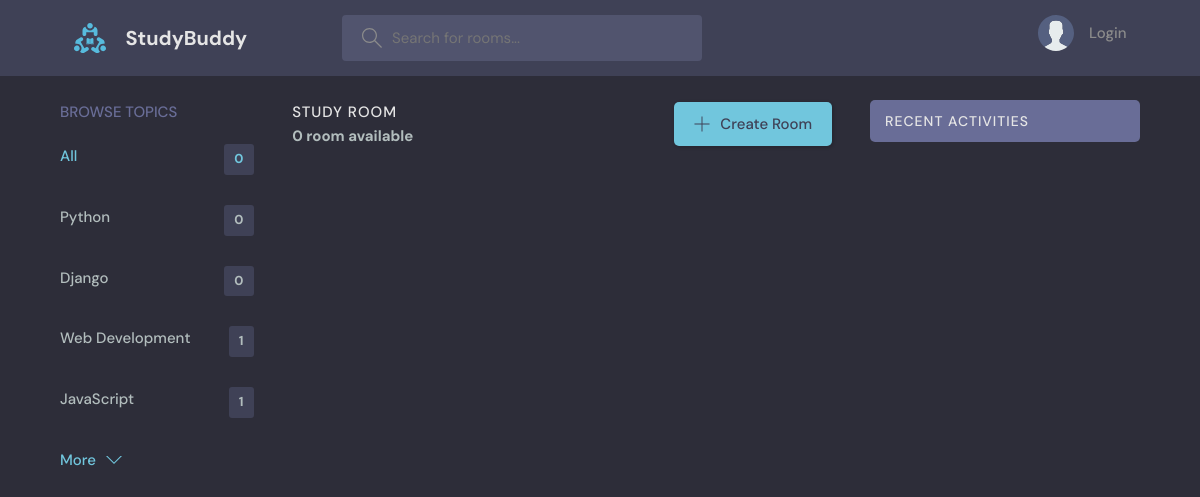
The page /?q=Django on the database as committed earlier.
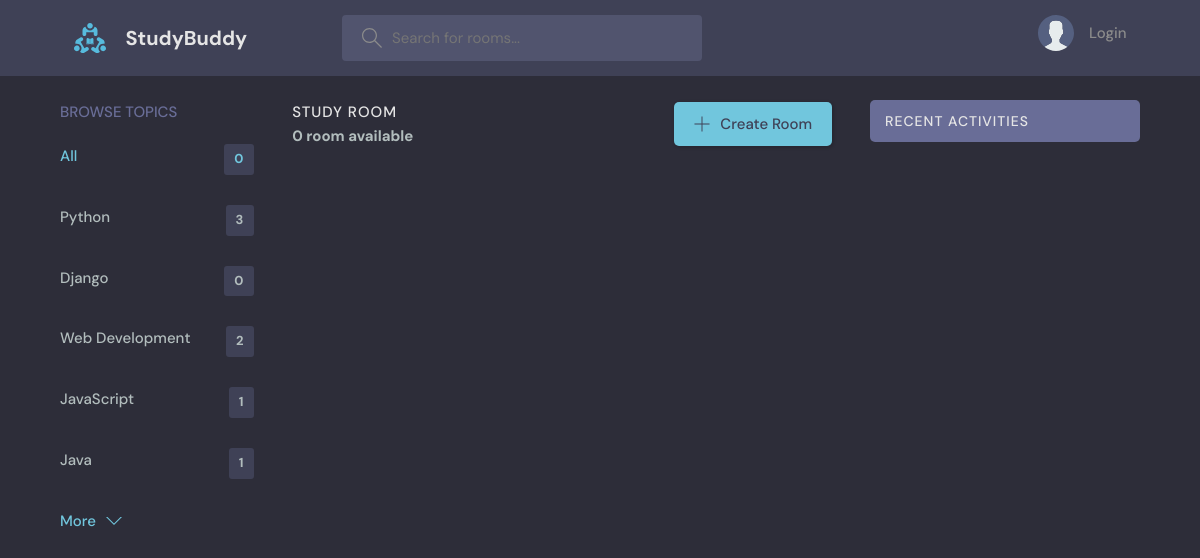
The same page on the database as committed later.
### base/models.py (models this page shows, shortened)
class Topic(models.Model):
    name = models.CharField(max_length=200)

### base/views.py (the view)
# urls.py: path('', views.home, name="home"),
def home(request):
    q = request.GET.get('q') if request.GET.get('q') != None else ''
    rooms = Room.objects.filter(
        Q(topic__name__icontains=q) |
        Q(name__icontains=q) |
        Q(description__icontains=q))
    topics = Topic.objects.all()[0:5]
    room_count = rooms.count()
    room_messages = Message.objects.filter(Q(room__topic__name__icontains=q))[0:4]
    context = {'rooms': rooms, 'topics': topics, 'room_count': room_count, 'room_messages': room_messages}
    return render(request, 'base/home.html', context)

### base/templates/base/home.html (shortened to what this page needs)
  {% extends 'main.html' %}
  {% block content %}
  <body>
    <main class="layout layout--3">
      <div class="container">
        {% include 'base/topics_component.html' %}
        <div class="roomList">
          <div class="roomList__header">
            <div>
              <h2>Study Room</h2>
              {% if room_count > 1%}
              <h5>{{room_count}} rooms available</h5>
              {% else %}
              <h5>{{room_count}} room available</h5>
              {% endif %}
            </div>
            <a class="btn btn--main" href="{% url 'create-room'%}">
              <svg version="1.1" xmlns="http://www.w3.org/2000/svg" width="32" height="32" viewBox="0 0 32 32">
                <title>add</title>
                <path
                  d="M16.943 0.943h-1.885v14.115h-14.115v1.885h14.115v14.115h1.885v-14.115h14.115v-1.885h-14.115v-14.115z"
                ></path>
              </svg>
              Create Room
            </a>
          </div>
        </div>
        {% include 'base/activity_component.html' %}
      </div>
    </main>
{% endblock content %}

### base/templates/base/topics_component.html (shortened to what this page needs)
<div class="topics">
    <div class="topics__header">
      <h2>Browse Topics</h2>
    </div>
    <ul class="topics__list">
      <li>
        <a href="{% url 'home' %}" class="active">All <span>{{rooms.count}}</span></a>
      </li>
      {% for topic in topics %}
      <li>
        <a href="{% url 'home' %}?q={{topic.name}}">{{topic.name}} <span>{{topic.room_set.all.count}}</span></a>
      </li>
      {% endfor %}
    </ul>
    <a class="btn btn--link" href="{% url 'topics' %}">
      More
      <svg version="1.1" xmlns="http://www.w3.org/2000/svg" width="32" height="32" viewBox="0 0 32 32">
        <title>chevron-down</title>
        <path d="M16 21l-13-13h-3l16 16 16-16h-3l-13 13z"></path>
      </svg>
    </a>
  </div>

Rows that differ between the two databases and show on the page:
computed for Topic "Python": room_set.all.count "0" → "3"
computed for Topic "Web Development": room_set.all.count "1" → "2"
added Topic: name "Java", room_set.all.count "1"
